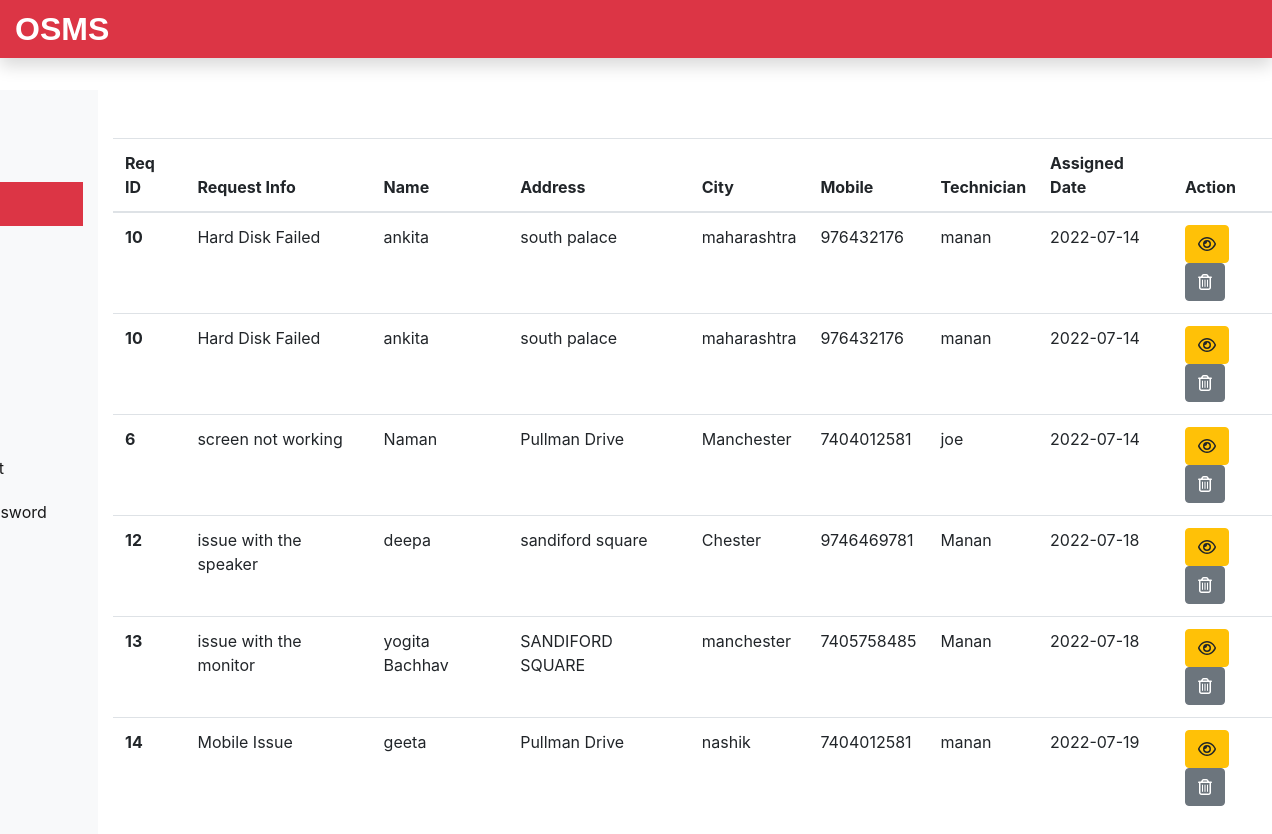
Screenshot of /admin/work.php (signed in) with the database file from the repository.
### tables this page shows
CREATE TABLE `assignwork_tb` (
  `rno` int(11) NOT NULL,
  `request_id` int(11) NOT NULL,
  `request_info` text NOT NULL,
  `request_desc` text NOT NULL,
  `requester_name` varchar(60) NOT NULL,
  `requester_add1` text NOT NULL,
  `requester_add2` text NOT NULL,
  `requester_city` varchar(60) NOT NULL,
  `requester_state` varchar(60) NOT NULL,
  `requester_zip` int(11) NOT NULL,
  `requester_email` varchar(60) NOT NULL,
  `requester_mobile` bigint(20) NOT NULL,
  `assign_tech` varchar(60) NOT NULL,
  `assign_date` date NOT NULL
);

### admin/work.php (the view, shortened to what this page needs)
<?php
include('include/header.php');
include('../dbConnection.php');
?>
<div class="col-sm-9 col-md-10 mt-5">
  <?php
 $sql = "SELECT * FROM assignwork_tb";
 $result = $conn->query($sql);
 if($result->num_rows > 0){
  echo '<table class="table">
  <thead>
    <tr>
      <th scope="col">Req ID</th>
      <th scope="col">Request Info</th>
      <th scope="col">Name</th>
      <th scope="col">Address</th>
      <th scope="col">City</th>
      <th scope="col">Mobile</th>
      <th scope="col">Technician</th>
      <th scope="col">Assigned Date</th>
      <th scope="col">Action</th>
    </tr>
  </thead>
  <tbody>';
  while($row = $result->fetch_assoc()){
    echo '<tr>
    <th scope="row">'.$row["request_id"].'</th>
    <td>'.$row["request_info"].'</td>
    <td>'.$row["requester_name"].'</td>
    <td>'.$row["requester_add2"].'</td>
    <td>'.$row["requester_city"].'</td>
    <td>'.$row["requester_mobile"].'</td>
    <td>'.$row["assign_tech"].'</td>
    <td>'.$row["assign_date"].'</td>
    <td><form action="viewassignwork.php" method="POST" class="d-inline"> <input type="hidden" name="id" value='. $row["request_id"] .'><button type="submit" class="btn btn-warning" name="view" value="View"><i class="far fa-eye"></i></button></form>
    <form action="" method="POST" class="d-inline"><input type="hidden" name="id" value='. $row["request_id"] .'><button type="submit" class="btn btn-secondary" name="delete" value="Delete"><i class="far fa-trash-alt"></i></button></form>
    </td>
    </tr>';
   }
   echo '</tbody> </table>';
  } else {
    echo "0 Result";
  }
  ?>
</div>
</div>
</div>
<?php
include('include/footer.php');
?>

### rows the page displays
assignwork_tb: request "10", request_info "Hard Disk Failed", requester_name "ankita", requester_add2 "south palace", requester_city "maharashtra", requester_mobile "976432176", assign_tech "manan", assign_date "2022-07-14"
assignwork_tb: request "10", request_info "Hard Disk Failed", requester_name "ankita", requester_add2 "south palace", requester_city "maharashtra", requester_mobile "976432176", assign_tech "manan", assign_date "2022-07-14"
assignwork_tb: request "6", request_info "screen not working", requester_name "Naman", requester_add2 "Pullman Drive", requester_city "Manchester", requester_mobile "7404012581", assign_tech "joe", assign_date "2022-07-14"
assignwork_tb: request "12", request_info "issue with the speaker", requester_name "deepa", requester_add2 "sandiford square", requester_city "Chester", requester_mobile "9746469781", assign_tech "Manan", assign_date "2022-07-18"
assignwork_tb: request "13", request_info "issue with the monitor", requester_name "yogita Bachhav", requester_add2 "SANDIFORD SQUARE", requester_city "manchester", requester_mobile "7405758485", assign_tech "Manan", assign_date "2022-07-18"
assignwork_tb: request "14", request_info "Mobile Issue", requester_name "geeta", requester_add2 "Pullman Drive", requester_city "nashik", requester_mobile "7404012581", assign_tech "manan", assign_date "2022-07-19"
